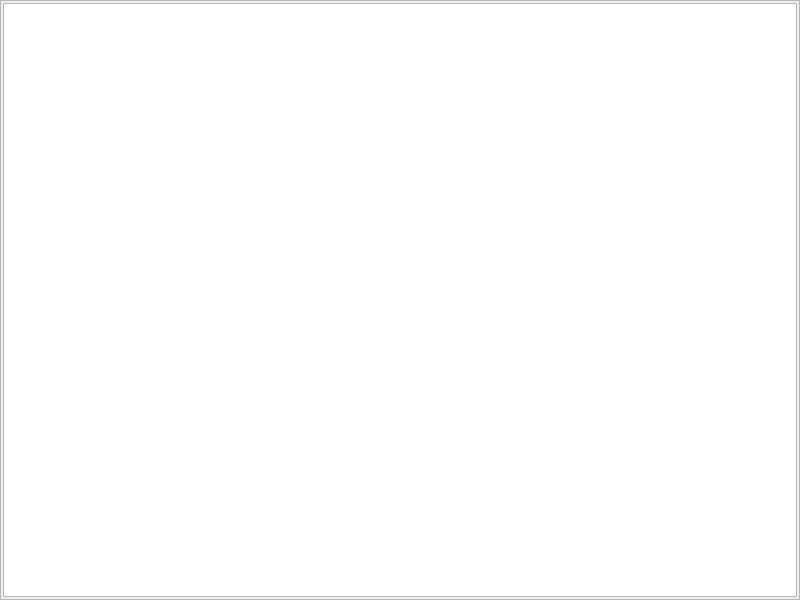
<?xml version="1.0" encoding="UTF-8"?>
<ui version="4.0">
 <class>TableWindow</class>
 <widget class="QMainWindow" name="TableWindow">
  <property name="geometry">
   <rect>
    <x>0</x>
    <y>0</y>
    <width>800</width>
    <height>600</height>
   </rect>
  </property>
  <property name="windowTitle">
   <string>Table</string>
  </property>
  <widget class="QWidget" name="centralwidget">
   <layout class="QVBoxLayout" name="verticalLayout">
    <property name="leftMargin">
     <number>0</number>
    </property>
    <property name="topMargin">
     <number>0</number>
    </property>
    <property name="rightMargin">
     <number>0</number>
    </property>
    <property name="bottomMargin">
     <number>0</number>
    </property>
    <item>
     <widget class="QFrame" name="frame">
      <property name="frameShape">
       <enum>QFrame::StyledPanel</enum>
      </property>
      <property name="frameShadow">
       <enum>QFrame::Raised</enum>
      </property>
      <layout class="QVBoxLayout" name="verticalLayout_2">
       <property name="leftMargin">
        <number>2</number>
       </property>
       <property name="topMargin">
        <number>2</number>
       </property>
       <property name="rightMargin">
        <number>2</number>
       </property>
       <property name="bottomMargin">
        <number>2</number>
       </property>
       <item>
        <widget class="QTableWidget" name="tableWidget"/>
       </item>
      </layout>
     </widget>
    </item>
   </layout>
  </widget>
  <widget class="QMenuBar" name="menubar">
   <property name="geometry">
    <rect>
     <x>0</x>
     <y>0</y>
     <width>800</width>
     <height>26</height>
    </rect>
   </property>
  </widget>
 </widget>
 <resources/>
 <connections/>
</ui>
